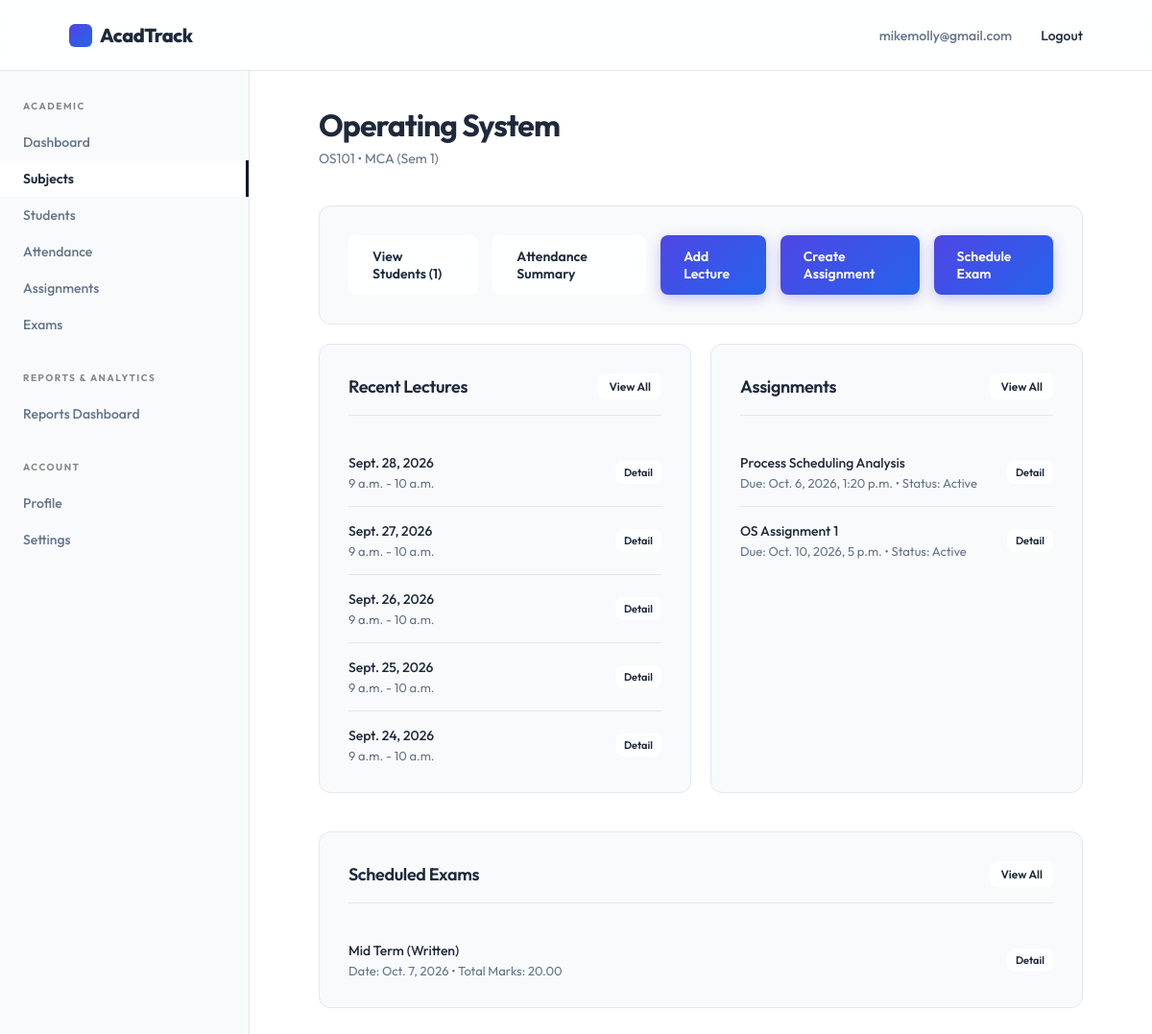
Screenshot of /faculty/subjects/1/ (signed in) with the database file from the repository.
### accounts/models.py (models this page shows, shortened)
class User(AbstractUser):
    class RoleChoices(models.TextChoices):
        STUDENT = 'student', 'Student'
        FACULTY = 'faculty', 'Faculty'
        ADMIN = 'admin', 'Admin'
    username = None
    email = models.EmailField(unique=True)
    role = models.CharField(max_length=20, choices=RoleChoices.choices, default=RoleChoices.STUDENT)
    contact_number = models.CharField(max_length=15, blank=True, null=True)
    deactivated_at = models.DateTimeField(blank=True, null=True)
    updated_at = models.DateTimeField(auto_now=True)
    USERNAME_FIELD = 'email'
    REQUIRED_FIELDS = []
    objects = CustomUserManager()

### academics/models.py (models this page shows, shortened)
class SubjectOffering(models.Model):
    class SubjectType(models.TextChoices):
        CORE = 'core', 'Core'
        ELECTIVE = 'elective', 'Elective'
        LAB = 'lab', 'Lab'
        PROJECT = 'project', 'Project'
    subject = models.ForeignKey(Subject, on_delete=models.CASCADE, related_name='offerings')
    semester = models.ForeignKey(Semester, on_delete=models.CASCADE, related_name='subject_offerings')
    faculty = models.ForeignKey('faculty.Faculty', on_delete=models.SET_NULL, null=True, blank=True, related_name='subject_offerings')
    subject_type = models.CharField(max_length=20, choices=SubjectType.choices, default=SubjectType.CORE)
    credits = models.PositiveIntegerField()
    class Meta:
        constraints = [
            models.UniqueConstraint(fields=['subject', 'semester'], name='unique_subject_offering')
        ]

class Subject(models.Model):
    name = models.CharField(max_length=150)
    code = models.CharField(max_length=20, unique=True)
    description = models.TextField(blank=True, null=True)

class Semester(models.Model):
    course_batch = models.ForeignKey(CourseBatch, on_delete=models.CASCADE, related_name='semesters')
    semester_number = models.PositiveIntegerField()
    class Meta:
        constraints = [
            models.UniqueConstraint(fields=['course_batch', 'semester_number'], name='unique_semester')
        ]

class CourseBatch(models.Model):
    course = models.ForeignKey(Course, on_delete=models.CASCADE, related_name='batches')
    academic_year = models.CharField(max_length=9, help_text="e.g. 2023-2024")
    class Meta:
        constraints = [
            models.UniqueConstraint(fields=['course', 'academic_year'], name='unique_course_batch')
        ]

class Course(models.Model):
    name = models.CharField(max_length=100)
    code = models.CharField(max_length=20, unique=True)
    department = models.ForeignKey(Department, on_delete=models.CASCADE, related_name='courses')
    duration_years = models.PositiveIntegerField()

class Lecture(models.Model):
    offering = models.ForeignKey(SubjectOffering, on_delete=models.CASCADE, related_name='lectures')
    date = models.DateField()
    start_time = models.TimeField()
    end_time = models.TimeField()
    class Meta:
        constraints = [
            models.UniqueConstraint(fields=['offering', 'date', 'start_time'], name='unique_lecture_slot'),
            CheckConstraint(
                condition=Q(end_time__gt=models.F('start_time')),
                name='check_start_end_time'
            )
        ]

### assignments/models.py (models this page shows, shortened)
class Assignment(models.Model):
    class StatusChoices(models.TextChoices):
        DRAFT = 'draft', 'Draft'
        ACTIVE = 'active', 'Active'
        CLOSED = 'closed', 'Closed'
    offering = models.ForeignKey('academics.SubjectOffering', on_delete=models.CASCADE, related_name='assignments')
    title = models.CharField(max_length=200)
    description = models.TextField(blank=True, null=True)
    instructions = models.TextField(blank=True, null=True)
    maximum_marks = models.DecimalField(max_digits=5, decimal_places=2)
    assigned_at = models.DateTimeField(default=timezone.now)
    due_datetime = models.DateTimeField()
    file_attachment = models.FileField(upload_to='assignments/', blank=True, null=True, validators=[validate_pdf])
    status = models.CharField(max_length=15, choices=StatusChoices.choices, default=StatusChoices.DRAFT)
    updated_at = models.DateTimeField(auto_now=True)
    class Meta:
        constraints = [
            CheckConstraint(
                condition=Q(maximum_marks__gt=0),
                name='check_assignment_maximum_marks'
            )
        ]

### examinations/models.py (models this page shows, shortened)
class Exam(models.Model):
    class ExamTerm(models.TextChoices):
        INTERNAL = 'internal', 'Mini Test'
        MID_SEM = 'mid_sem', 'Mid Term'
        END_SEM = 'end_sem', 'End Term'
    class ExamCategory(models.TextChoices):
        WRITTEN = 'written', 'Written'
        PRACTICAL = 'practical', 'Practical'
        PRESENTATION = 'presentation', 'Presentation'
        VIVA = 'viva', 'Viva'
    class StatusChoices(models.TextChoices):
        SCHEDULED = 'scheduled', 'Scheduled'
        COMPLETED = 'completed', 'Completed'
        RESULTS_PENDING = 'results_pending', 'Results Pending'
        PUBLISHED = 'published', 'Published'
        CANCELLED = 'cancelled', 'Cancelled'
    offering = models.ForeignKey('academics.SubjectOffering', on_delete=models.CASCADE, related_name='exams')
    exam_term = models.CharField(max_length=20, choices=ExamTerm.choices)
    exam_category = models.CharField(max_length=20, choices=ExamCategory.choices)
    exam_date = models.DateField()
    total_marks = models.DecimalField(max_digits=5, decimal_places=2)
    description = models.TextField(blank=True, null=True)
    status = models.CharField(max_length=20, choices=StatusChoices.choices, default=StatusChoices.SCHEDULED)
    updated_at = models.DateTimeField(auto_now=True)
    class Meta:
        constraints = [
            models.UniqueConstraint(
                fields=['offering', 'exam_term', 'exam_category', 'exam_date'],
                name='unique_exam_schedule'
            )
        ]

### faculty/views.py (the view)
# urls.py: path('subjects/<int:pk>/', views.SubjectOfferingDetailView.as_view(), name='subject_detail'),
class SubjectOfferingDetailView(FacultyRequiredMixin, DetailView):
    template_name = 'faculty/subject_detail.html'
    context_object_name = 'offering'
    def get_queryset(self):
        return SubjectOffering.objects.filter(faculty=self.request.user.faculty_profile).select_related('subject', 'semester__course_batch__course')
    def get_context_data(self, **kwargs):
        context = super().get_context_data(**kwargs)
        offering = self.object
        context['students_count'] = StudentSemester.objects.filter(
            semester=offering.semester,
            status__in=[StudentSemester.StatusChoices.ACTIVE, StudentSemester.StatusChoices.BACKLOG]
        ).count()
        context['recent_lectures'] = offering.lectures.order_by('-date', '-start_time')[:5]
        context['recent_assignments'] = offering.assignments.order_by('-assigned_at')[:5]
        context['upcoming_exams'] = offering.exams.order_by('exam_date')[:5]
        return context

### faculty/views.py (called while the page is built)
    def test_func(self):
        return self.request.user.is_authenticated and self.request.user.role == User.RoleChoices.FACULTY

### templates/faculty/subject_detail.html
{% extends 'faculty/base.html' %}
{% block page_title %}{{ offering.subject.name }}{% endblock %}
{% block page_subtitle %}{{ offering.subject.code }} • {{ offering.semester.course_batch.course.name }} (Sem {{ offering.semester.semester_number }}){% endblock %}
{% block dashboard_content %}
<div class="dashboard-section" style="display: flex; gap: 15px; margin-bottom: 20px;">
    <a href="{% url 'faculty:students' pk=offering.pk %}" class="btn btn-secondary">View Students ({{ students_count }})</a>
    <a href="{% url 'faculty:attendance_summary' offering_id=offering.pk %}" class="btn btn-secondary">Attendance Summary</a>
    <a href="{% url 'faculty:lecture_create' offering_id=offering.pk %}" class="btn btn-primary">Add Lecture</a>
    <a href="{% url 'faculty:assignment_create' %}?offering={{ offering.pk }}" class="btn btn-primary">Create Assignment</a>
    <a href="{% url 'faculty:exam_create' %}?offering={{ offering.pk }}" class="btn btn-primary">Schedule Exam</a>
</div>
<div class="stat-grid">
    <div class="dashboard-section" style="margin-bottom: 0;">
        <div class="section-header">
            <h2 class="section-title">Recent Lectures</h2>
            <a href="{% url 'faculty:lectures' offering_id=offering.pk %}" class="btn btn-secondary" style="padding: 5px 10px; font-size: 12px;">View All</a>
        </div>
        <div class="data-list">
            {% for lecture in recent_lectures %}
            <div class="data-item">
                <div>
                    <div class="data-main">{{ lecture.date }}</div>
                    <div class="data-sub">{{ lecture.start_time }} - {{ lecture.end_time }}</div>
                </div>
                <div class="data-meta">
                    <a href="{% url 'faculty:lecture_detail' pk=lecture.pk %}" class="btn btn-secondary" style="padding: 4px 8px; font-size: 11px;">Detail</a>
                </div>
            </div>
            {% empty %}
            <div class="data-item"><div class="data-main" style="color: var(--muted);">No lectures recorded.</div></div>
            {% endfor %}
        </div>
    </div>
    <div class="dashboard-section" style="margin-bottom: 0;">
        <div class="section-header">
            <h2 class="section-title">Assignments</h2>
            <a href="{% url 'faculty:assignments' %}" class="btn btn-secondary" style="padding: 5px 10px; font-size: 12px;">View All</a>
        </div>
        <div class="data-list">
            {% for assignment in recent_assignments %}
            <div class="data-item">
                <div>
                    <div class="data-main">{{ assignment.title }}</div>
                    <div class="data-sub">Due: {{ assignment.due_datetime }} • Status: {{ assignment.get_status_display }}</div>
                </div>
                <div class="data-meta">
                    <a href="{% url 'faculty:assignment_detail' pk=assignment.pk %}" class="btn btn-secondary" style="padding: 4px 8px; font-size: 11px;">Detail</a>
                </div>
            </div>
            {% empty %}
            <div class="data-item"><div class="data-main" style="color: var(--muted);">No assignments created.</div></div>
            {% endfor %}
        </div>
    </div>
</div>
<div class="dashboard-section" style="margin-top: 30px;">
    <div class="section-header">
        <h2 class="section-title">Scheduled Exams</h2>
        <a href="{% url 'faculty:exams' %}" class="btn btn-secondary" style="padding: 5px 10px; font-size: 12px;">View All</a>
    </div>
    <div class="data-list">
        {% for exam in upcoming_exams %}
        <div class="data-item">
            <div>
                <div class="data-main">{{ exam.get_exam_term_display }} ({{ exam.get_exam_category_display }})</div>
                <div class="data-sub">Date: {{ exam.exam_date }} • Total Marks: {{ exam.total_marks }}</div>
            </div>
            <div class="data-meta">
                <a href="{% url 'faculty:exam_detail' pk=exam.pk %}" class="btn btn-secondary" style="padding: 4px 8px; font-size: 11px;">Detail</a>
            </div>
        </div>
        {% empty %}
        <div class="data-item"><div class="data-main" style="color: var(--muted);">No exams scheduled.</div></div>
        {% endfor %}
    </div>
</div>
{% endblock %}

### templates/components/navbar.html (shortened to what this page needs)
<header class="navbar">
    <a href="{% if request.user.is_authenticated %}{% if request.user.role == 'admin' or request.user.is_superuser %}{% url 'acadtrack_admin:dashboard' %}{% elif request.user.role == 'faculty' %}{% url 'faculty:dashboard' %}{% else %}{% url 'students:dashboard' %}{% endif %}{% else %}{% url 'landing_page' %}{% endif %}" class="brand" aria-label="AcadTrack home">
        <span class="brand-mark"></span>
        AcadTrack
    </a>
    <nav class="nav-links" aria-label="User navigation">
        {% if request.user.is_authenticated %}
            <span style="color: var(--muted);">{{ request.user.email }}</span>
            <form action="{% url 'accounts:logout' %}" method="post" style="display:inline;">
                <button type="submit" style="background:none;border:none;cursor:pointer;font-family:inherit;font-size:inherit;font-weight:inherit;color:inherit;" class="nav-links a">Logout</button>
            </form>
        {% else %}
            {% if request.resolver_match.url_name != 'login' %}
                <a href="{% url 'accounts:login' %}">Login</a>
            {% endif %}
        {% endif %}
    </nav>
</header>

### static/style.css (style rules this page uses)
:root { --bg: #f9fafb; --text: #1e293b; --muted: #64748b; --line: #e2e8f0; --soft: #ffffff; --primary: #4f46e5; --primary-hover: #4338ca; --accent: #2563eb; --black: #0f172a; --radius: 12px; --glass-bg: rgba(255, 255, 255, 0.85); --glass-border: rgba(255, 255, 255, 0.6); --glass-shadow: 0 10px 40px 0 rgba(31, 38, 135, 0.05); }
* { box-sizing: border-box; margin: 0; padding: 0; scrollbar-width: thin; scrollbar-color: rgba(0, 0, 0, 0.2) var(--bg); }
html { scroll-behavior: smooth; }
body { min-height: 100vh; background: var(--bg); color: var(--text); font-family: 'Outfit', Arial, sans-serif; -webkit-font-smoothing: antialiased; }
a { color: inherit; text-decoration: none; }
.navbar { height: 74px; width: 100%; display: flex; align-items: center; justify-content: space-between; padding: 0 6vw; background: rgba(255, 255, 255, 0.85); backdrop-filter: blur(16px); -webkit-backdrop-filter: blur(16px); border-bottom: 1px solid var(--line); position: sticky; top: 0; z-index: 100; }
.brand { font-size: 20px; font-weight: 800; letter-spacing: -0.5px; display: flex; align-items: center; gap: 8px; }
.brand-mark { width: 24px; height: 24px; background: linear-gradient(135deg, var(--primary), var(--accent)); border-radius: 6px; display: inline-block; }
.nav-links { display: flex; gap: 30px; font-size: 14px; font-weight: 500; }
.btn { display: inline-flex; align-items: center; justify-content: center; padding: 12px 24px; border-radius: 8px; font-size: 14px; font-weight: 600; transition: all 0.3s cubic-bezier(0.16, 1, 0.3, 1); cursor: pointer; border: none; }
.btn-primary { background: linear-gradient(135deg, var(--primary), var(--accent)); color: white; box-shadow: 0 4px 14px rgba(79, 70, 229, 0.3); }
.btn-secondary { background: var(--glass-bg); border: 1px solid var(--glass-border); color: var(--text); backdrop-filter: blur(12px); }

### static/dashboard.css (style rules this page uses)
.stat-grid { display: grid; grid-template-columns: repeat(auto-fit, minmax(220px, 1fr)); gap: 20px; margin-bottom: 40px; }
.dashboard-section { background: var(--bg); border: 1px solid var(--line); border-radius: var(--radius); padding: 30px; margin-bottom: 30px; }
.section-header { display: flex; justify-content: space-between; align-items: center; margin-bottom: 24px; padding-bottom: 16px; border-bottom: 1px solid var(--line); }
.section-title { font-size: 18px; font-weight: 600; letter-spacing: -.02em; }
.data-list { display: flex; flex-direction: column; }
.data-item { display: flex; justify-content: space-between; align-items: center; padding: 16px 0; border-bottom: 1px solid var(--line); }
.data-item:last-child { border-bottom: none; padding-bottom: 0; }
.data-main { font-weight: 500; font-size: 14px; }
.data-sub { color: var(--muted); font-size: 13px; margin-top: 4px; }
.data-meta { font-size: 13px; font-weight: 500; text-align: right; }

### rows the page displays
User: user.email "mikemolly@gmail.com"
SubjectOffering: subject.name "Operating System", subject.code "OS101", semester.course_batch.course.name "MCA", semester.semester_number "1"
Lecture: date "Sept. 28, 2026", start_time "9 a.m.", end_time "10 a.m."
Lecture: date "Sept. 27, 2026", start_time "9 a.m.", end_time "10 a.m."
Lecture: date "Sept. 26, 2026", start_time "9 a.m.", end_time "10 a.m."
Lecture: date "Sept. 25, 2026", start_time "9 a.m.", end_time "10 a.m."
Lecture: date "Sept. 24, 2026", start_time "9 a.m.", end_time "10 a.m."
Assignment: title "Process Scheduling Analysis", due_datetime "Oct. 6, 2026, 1:20 p.m.", status "Active"
Assignment: title "OS Assignment 1", due_datetime "Oct. 10, 2026, 5 p.m.", status "Active"
Exam: exam_term "Mid Term", exam_category "Written", exam_date "Oct. 7, 2026", total_marks "20.00"

### other values shown
{{ students_count }} "1"
